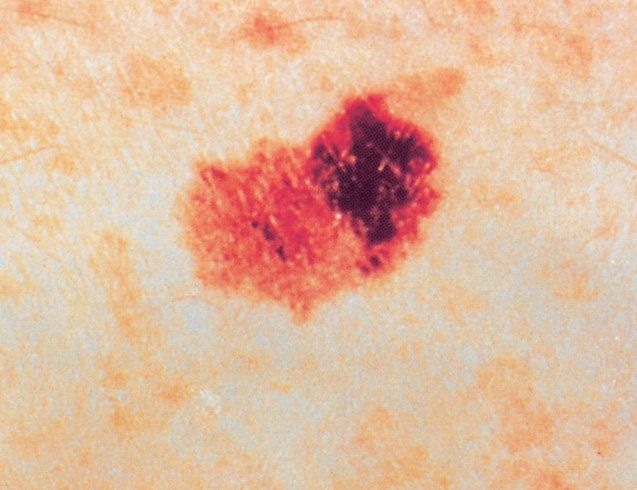
#> input picture Exercices/skin.jpeg, 637 x 490 px, found by its file name
$ jupyter execute 8a_kmeans_4_color_quantization.ipynb   (shell and % lines are left out)
#> lines starting #> are read from the running program, lines starting #| are printed output that depends on the picture
[cell 1]
from sklearn.cluster import KMeans

import numpy as np
from matplotlib import pyplot as plt
import matplotlib.pyplot as plt
from matplotlib.image import imread

#Allows the output of plotting commands to be displayed within the notebook,
#directly below the code cell that produces them.
#The resulting plots are then stored in the notebook.
import warnings
warnings.simplefilter('ignore')

We generate 6000 two-dimensional random examples belonging to two data clusters with normal distribution. The first 3000 items will belong to the first data cloud, and the remaining 3000 to the second.

[cell 2]
n_samples = 3000

X = np.concatenate((
    np.random.normal((-2, -2), size=(n_samples, 2)),
    np.random.normal((2, 2), size=(n_samples, 2))
))

X.shape

[cell 3]
plt.scatter(X[:,0],X[:,1])
plt.show()
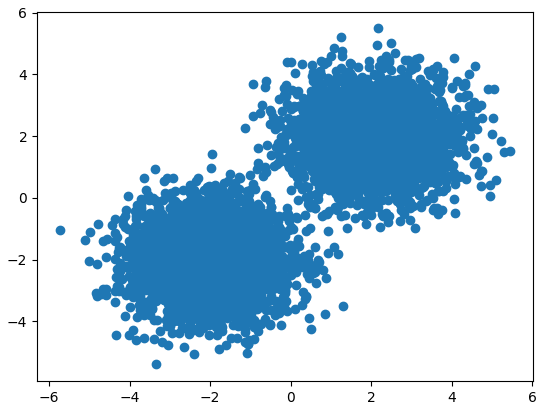
#> figure drawn by matplotlib, 1 panel

Let's apply K-means to these data. To do this we first create the estimator object. Scikit-learn provides objects called **Estimators** that allow you to learn from the data, hiding the implementation of the algorithm. It is a generic structure that is then specialized to solve classification, regression or clustering tasks.

All estimator objects expose a fit method that takes the dataset (usually a 2-d array) as input:

estimator.fit(data)

[cell 4]
K=2
#We set the number of clusters (K) to 2 because we know that
#the data is grouped into 2 classes.

kmeans = KMeans(n_clusters=K, random_state=11)
#the random_state parameter makes the initialization of centroids deterministic
#by fixing the random number generated, so as to aid in the reproducibility
#of the experiment.

kmeans.fit(X)

As soon as a model is created using the estimator object, all estimated parameters are attributes of the estimator object and end with an underscore.
In case of KMeans, the returned object will contain the attributes:

*   labels_ that is an array containing the cluster labels associated with each element. It will have values from 0 to k-1 (k=number of clusters)
*   cluster_centers_ that is an array containing centroids (rows of the vector)

[cell 5]
print('centroids', kmeans.cluster_centers_)

[cell 6]
print(kmeans.labels_[0:50])
print(kmeans.labels_[1000:1050])

print(kmeans.labels_[3500:3550])
print(kmeans.labels_[5000:5050])

# Sum of squared distances of samples to their closest cluster center
print('SSE=',kmeans.inertia_)

We plot clusters and centroids

[cell 7]
plt.scatter(X[kmeans.labels_== 0, 0], X[kmeans.labels_ == 0, 1],
                  c='green', label='cluster 0')
plt.scatter(X[kmeans.labels_== 1, 0], X[kmeans.labels_ == 1, 1],
                  c='blue', label='cluster 1')
plt.scatter(kmeans.cluster_centers_[:, 0], kmeans.cluster_centers_[:, 1],
                  c='black', marker='*', s=200, label='centroid')
plt.legend(loc='lower right')
plt.title('SSE=' f'{kmeans.inertia_:.4f}')
plt.tight_layout();
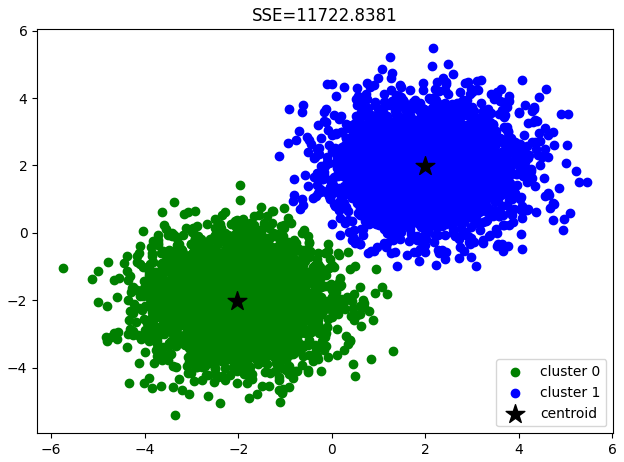
#> figure drawn by matplotlib, 1 panel

Let's consider a different data set

[cell 8]
n_samples = 3000

X2 = np.concatenate((
    np.random.normal((-0.5, 1.5), size=(n_samples, 2)),
    np.random.normal((2, 2), size=(n_samples, 2))
))
plt.scatter(X2[:,0],X2[:,1])
plt.show()
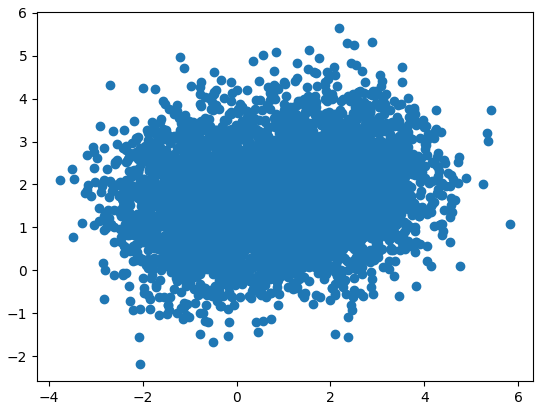
#> figure drawn by matplotlib, 1 panel

In this case we dont't know a priori the number of clusters. Let's try with different values of K.

[cell 9]
K=3
kmeans2 = KMeans(n_clusters=K, random_state=11)
#the random_state parameter makes the initialization of centroids deterministic
#by fixing the random number generated, so as to aid in the reproducibility
#of the experiment.

kmeans2.fit(X2)

# plot result
plt.scatter(X2[kmeans2.labels_== 0, 0], X2[kmeans2.labels_ == 0, 1],
                  c='green', label='cluster 0')
plt.scatter(X2[kmeans2.labels_== 1, 0], X2[kmeans2.labels_ == 1, 1],
                  c='blue', label='cluster 1')
plt.scatter(X2[kmeans2.labels_== 2, 0], X2[kmeans2.labels_ == 2, 1],
                  c='red', label='cluster 2')
plt.scatter(kmeans2.cluster_centers_[:, 0], kmeans2.cluster_centers_[:, 1],
                  c='black', marker='*', s=200, label='centroid')
plt.legend(loc='lower right')
plt.title('SSE=' f'{kmeans2.inertia_:.4f}')
plt.tight_layout();
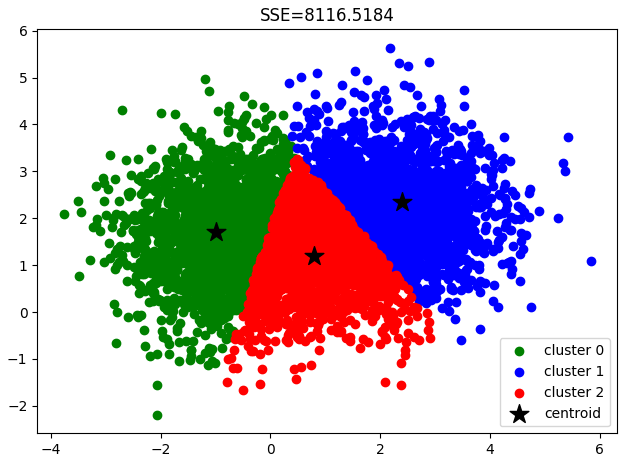
#> figure drawn by matplotlib, 1 panel

Searching for the optimal number of clusters. Let's use the Elbow method, varying the value of K

[cell 10]
sse = []
k_list=list(range(2, 9))
for K in k_list:
    km = KMeans(n_clusters=K)
    km.fit(X2)
    sse.append(km.inertia_)

# Plot sse against K
plt.figure(figsize=(6, 6))
plt.plot(k_list, sse, '-o')
plt.xlabel(r'Number of clusters $K$')
plt.ylabel('Sum of squared distance');
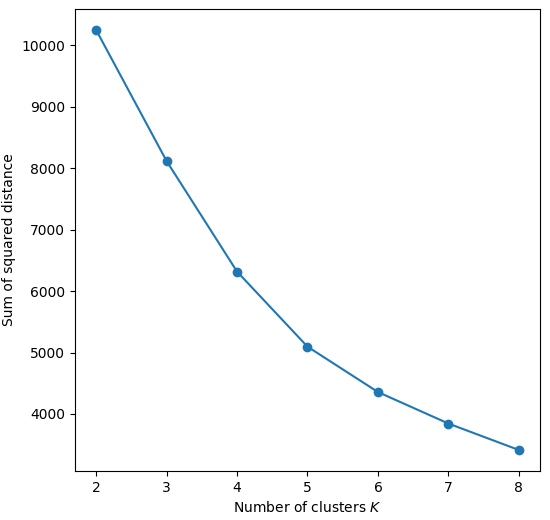
#> figure drawn by matplotlib, 1 panel

Let's evaluate cluster quality using the silhouette index.

[cell 11]
from sklearn.metrics import silhouette_samples, silhouette_score

for i, k in enumerate([2, 3, 4]):
    fig, (ax1, ax2) = plt.subplots(1, 2)
    fig.set_size_inches(18, 7)

    # Run the Kmeans algorithm
    km = KMeans(n_clusters=k)
    labels = km.fit_predict(X2)
    centroids = km.cluster_centers_

    # Get silhouette samples
    silhouette_vals = silhouette_samples(X2, labels)

    # Silhouette plot
    y_ticks = []
    y_lower, y_upper = 0, 0
    for i, cluster in enumerate(np.unique(labels)):
        cluster_silhouette_vals = silhouette_vals[labels == cluster]
        cluster_silhouette_vals.sort()
        y_upper += len(cluster_silhouette_vals)
        ax1.barh(range(y_lower, y_upper), cluster_silhouette_vals, edgecolor='none', height=1)
        ax1.text(-0.03, (y_lower + y_upper) / 2, str(i + 1))
        y_lower += len(cluster_silhouette_vals)

    # Get the average silhouette score and plot it
    avg_score = np.mean(silhouette_vals)
    ax1.axvline(avg_score, linestyle='--', linewidth=2, color='red')
    ax1.set_yticks([])
    ax1.set_xlim([-0.1, 1])
    ax1.set_xlabel('Silhouette coefficient values')
    ax1.set_ylabel('Cluster labels')
    ax1.set_title('Silhouette plot for the various clusters', y=1.02);

    # Scatter plot of data colored with labels
    ax2.scatter(X2[:, 0], X2[:, 1], c=labels)
    ax2.scatter(centroids[:, 0], centroids[:, 1], marker='*', c='r', s=150)
    #ax2.set_xlim([-2, 2])
    #ax2.set_xlim([-2, 2])
    ax2.set_title('Visualization of clustered data', y=1.02)
    ax2.set_aspect('equal')
    plt.tight_layout()
    plt.suptitle(f'Silhouette analysis using k = {k}',
                 fontsize=16, fontweight='semibold', y=1.05);
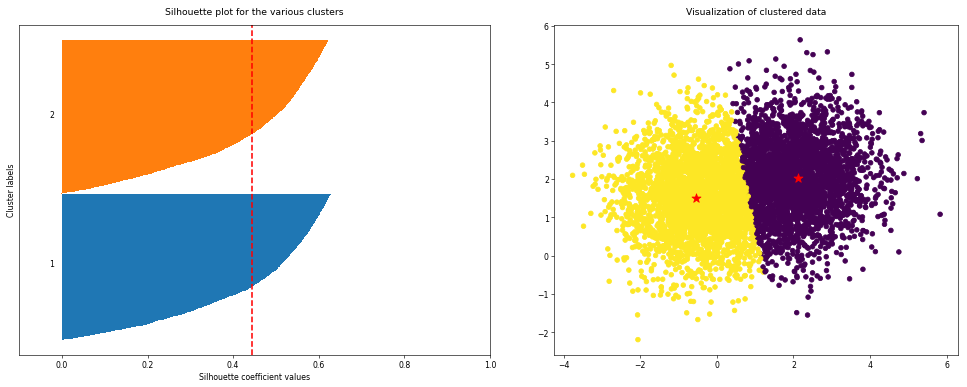
#> figure drawn by matplotlib, 2 panels
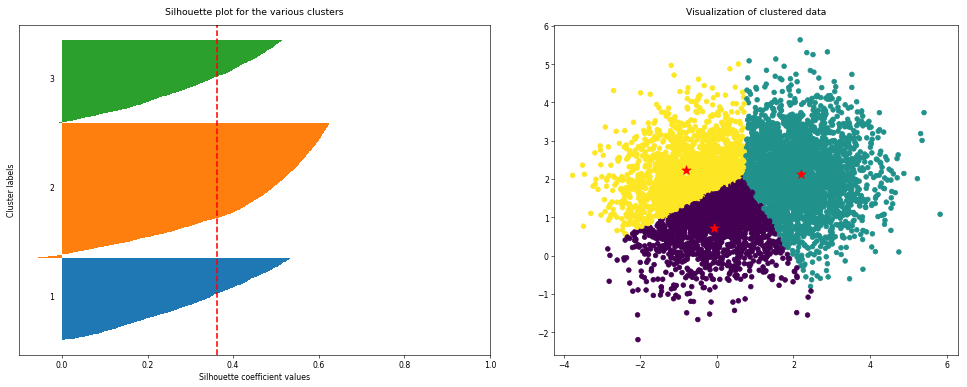
#> figure drawn by matplotlib, 2 panels
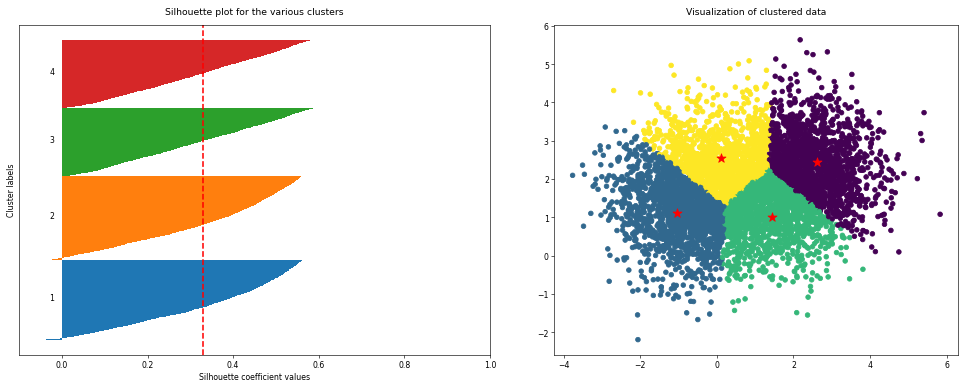
#> figure drawn by matplotlib, 2 panels

## Kmeans for Color quantization

[cell 12]
import numpy as np
import cv2
from PIL import Image
from sklearn.cluster import KMeans

from matplotlib import pyplot as plt
import matplotlib.pyplot as plt
from matplotlib.image import imread

[cell 13]
# [5 lines of commented-out code are left out]
I = Image.open('skin.jpeg')
#> I is the input picture: PIL image 637x490 RGB; mean R, G, B 226, 186, 159.5
#I = Image.open('oarsman.jpeg')
w, h = I.size
#> w = 637; h = 490
colors = I.getcolors(w * h)
#> colors = 43143 items
num_colors = len(colors)
#> num_colors = 43143
num_pixels = w*h
#> num_pixels = 312130

print ('Number of pixels = ', num_pixels)
#| Number of pixels =  312130
print ('Number of colors = ', num_colors)
#| Number of colors =  43143

#We transform it into a numpy array
img = np.asarray(I,dtype=np.float32)/255
plt.figure(figsize=(12,12))
plt.imshow(img)
plt.axis('off')
plt.show()

[cell 14]
#this image is too big and clustering msy require time. Let's resize the image to half the dimension

img=cv2.resize(img, (w//2, h//2))
#> img: shape (245, 318, 3) float32
plt.imshow(img)
plt.axis('off')
plt.show()
img.shape
#> Out = (245, 318, 3)

[cell 15]
# Reshape it to be 2-dimension
X = img.reshape(img.shape[0] * img.shape[1], img.shape[2])
print(X.shape)
#| (77910, 3)

Let's apply the K-means clustering with K=10 so as to quantize the colors to only 10.

[cell 16]
# Run the Kmeans algorithm
km = KMeans(n_clusters=2)
km.fit(X)

[cell 17]
centroids = km.cluster_centers_
labels = km.labels_

print('centroids shape ', centroids.shape)
print('labels shape ', labels.shape)

[cell 18]
# Use the centroids to quantize colors of the image
X_quantized = centroids[labels]
print('X quantized', X_quantized.shape)

[cell 19]
# Put the quantized image in matrix form
X_quantized = X_quantized.reshape(img.shape[0], img.shape[1], img.shape[2])
print('reshaped ', X_quantized.shape)
#| reshaped  (245, 318, 3)

[cell 20]
# Plot the original and the quantized image next to each other
fig, ax = plt.subplots(1, 2, figsize = (12, 8))
ax[0].imshow(img)
ax[0].set_title('Original Image')
ax[1].imshow(X_quantized)
ax[1].set_title('Quantized Image')
for ax in fig.axes:
    ax.axis('off')
plt.tight_layout();
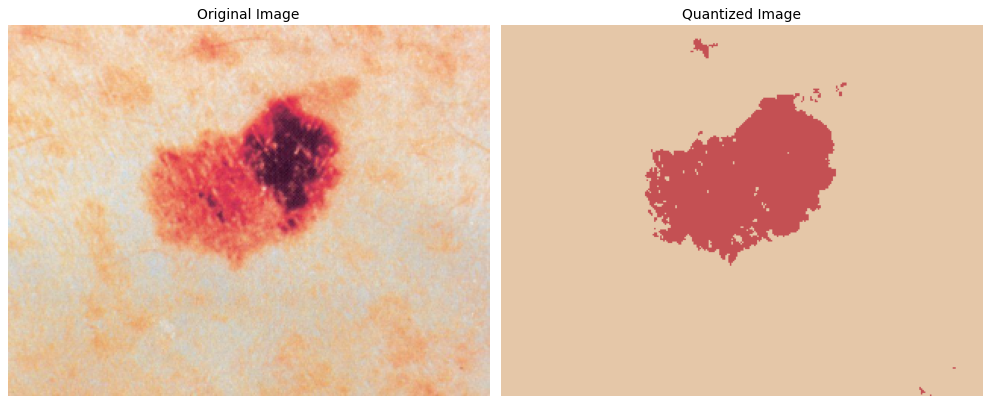
#> figure drawn by matplotlib, 2 panels
